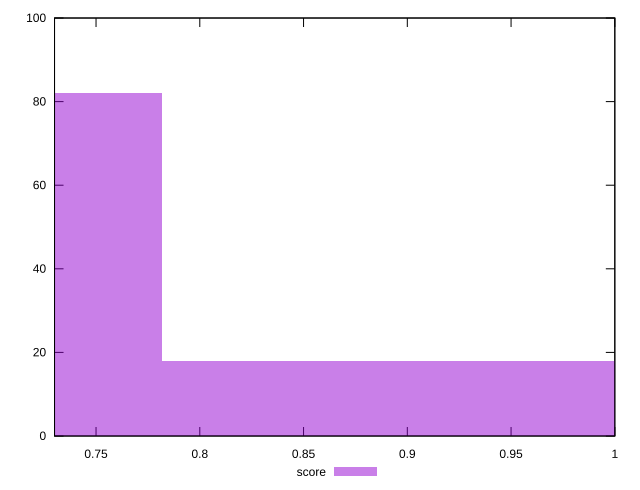

Recreate this plot in gnuplot.
reset

$score <<EOF
0.6702041943489478 82
0.8936055924652637 18
EOF

set key outside below
set boxwidth 0.22340139811631593
set xrange [0.73:1]
set yrange [0:100]
set trange [0:100]
set style fill transparent solid 0.5 noborder
set terminal svg size 640, 490 enhanced background rgb 'white'
set output "report_00026_2021-02-22T21:38:55.199Z/uses-rel-preconnect/samples/pages/score/histogram.svg"

plot $score title "score" with boxes

reset
